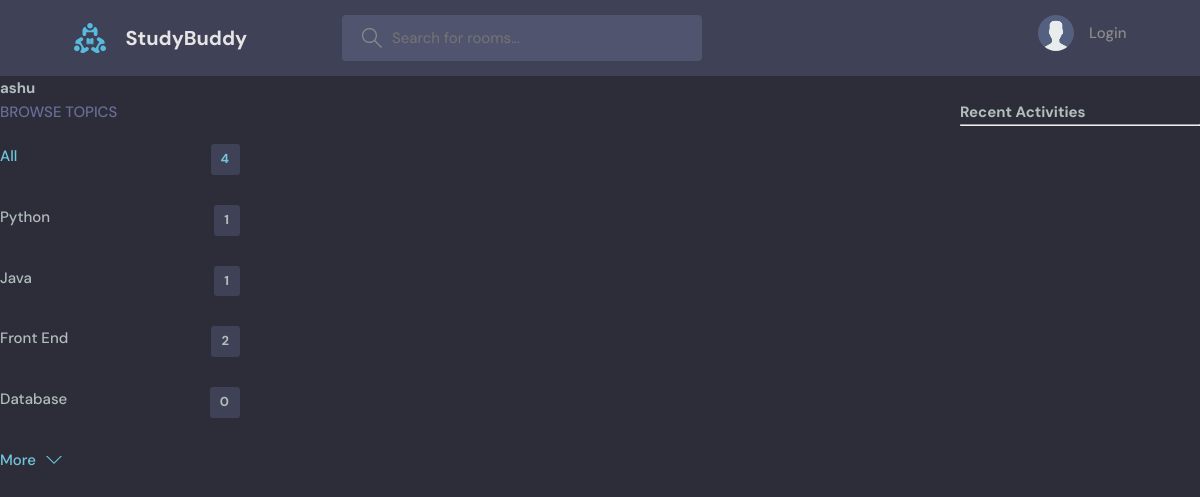
/profile/3/, run on an earlier commit of the app's database.
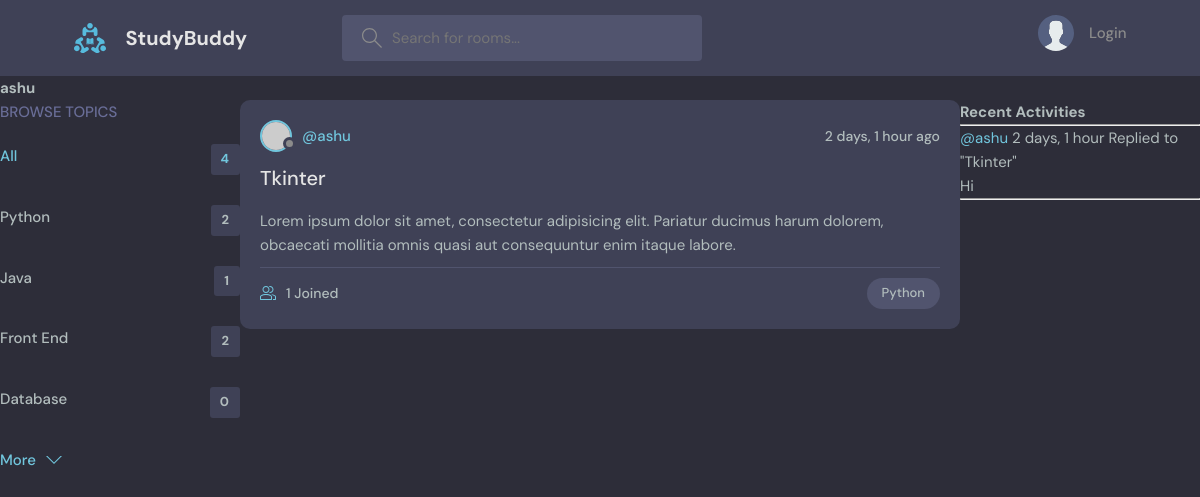
And on a later commit of the database.
### base/models.py (models this page shows, shortened)
class Topic(models.Model):
    name = models.CharField(max_length=200)

class Room(models.Model):
    host = models.ForeignKey(User, on_delete=models.SET_NULL, null=True)
    topic = models.ForeignKey(Topic,on_delete=models.SET_NULL, null=True)
    name = models.CharField(max_length=200)
    description = models.TextField(null=True, blank=True)
    participants = models.ManyToManyField(User, related_name='participants', blank=True)
    updated = models.DateTimeField(auto_now=True)
    created = models.DateTimeField(auto_now_add=True)
    class Meta:
        ordering = ['-updated', '-created']
    def __str__(self):
        return self.name

class Message(models.Model):
    user = models.ForeignKey(User, on_delete=models.CASCADE)
    room = models.ForeignKey(Room, on_delete=models.CASCADE)
    body = models.TextField()
    updated = models.DateTimeField(auto_now=True)
    created = models.DateTimeField(auto_now_add=True)
    class Meta:
        ordering = ['-updated', '-created']

### base/views.py (the view)
# urls.py: path('profile/<str:pk>/', views.user_profile, name='profile'),
def user_profile(request, pk):
    user = User.objects.get(id=pk)
    rooms = user.room_set.all()
    room_messages = user.message_set.all()
    topics = Topic.objects.all()
    context = {'user': user, 'rooms': rooms, 'room_messages': room_messages, 'topics': topics}
    return render(request, 'base/profile.html', context)

### base/templates/base/profile.html (shortened to what this page needs)
{% extends 'main.html' %}
{% block content %}
<h1>{{user.username}}</h1>
<div class='profile-container'>
    <div>
        {% include 'base/topics_component.html' %}
    </div>
    <div>
        {% include 'base/rooms_component.html' %}
    </div>
    <div>
        {% include 'base/activity_feed_component.html' %}
    </div>
</div>
{% endblock %}

### base/templates/base/topics_component.html (shortened to what this page needs)
<div class="topics">
    <div class="topics__header">
      <h2>Browse Topics</h2>
    </div>
    <ul class="topics__list">
      <li>
        <a href="{% url 'home' %}" class="active">All <span>{{topics.count}}</span></a>
      </li>
      {% for topic in topics %}
      <li>
        <a href="{% url 'home' %}?q={{topic.name}}">{{topic.name}} <span>{{topic.room_set.all.count}}</span> </a>
      </li>
      {% endfor %}
    </ul>
    <a class="btn btn--link" href="topics.html">
      More
      <svg version="1.1" xmlns="http://www.w3.org/2000/svg" width="32" height="32" viewBox="0 0 32 32">
        <title>chevron-down</title>
        <path d="M16 21l-13-13h-3l16 16 16-16h-3l-13 13z"></path>
      </svg>
    </a>
  </div>

### base/templates/base/rooms_component.html (shortened to what this page needs)
{% for room in rooms %}
<div class="roomListRoom">
    <div class="roomListRoom__header">
      <a href="{% url 'profile' room.host.id %}" class="roomListRoom__author">
        <div class="avatar avatar--small">
          <img src="https://randomuser.me/api/portraits/women/11.jpg" />
        </div>
        <span>@{{room.host.username}}</span>
      </a>
      <div class="roomListRoom__actions">
        <span>{{room.created|timesince}} ago</span>
      </div>
    </div>
    <div class="roomListRoom__content">
        <a href="{% url 'room' room.id %}">{{room.name}}</a>
      <p>
        Lorem ipsum dolor sit amet, consectetur adipisicing elit. Pariatur ducimus harum dolorem, obcaecati
        mollitia omnis quasi aut consequuntur enim itaque labore.
      </p>
    </div>
    <div class="roomListRoom__meta">
      <a href="{% url 'room' room.id %}" class="roomListRoom__joined">
        {{room.participants.all.count}} Joined
      </a>
      <p class="roomListRoom__topic">{{room.topic.name}}</p>
    </div>
</div>
{% endfor %}

### base/templates/base/activity_feed_component.html (shortened to what this page needs)
<h3>Recent Activities</h3>
<hr>
{% for message in room_messages %}
    <small><a href="{% url 'profile' message.user.id %}">@{{message.user}}</a>   {{message.created|timesince}}</small>
    <small>Replied to "{{message.room}}"</small>
    <p>{{message.body}}</p>
    <hr>
{% endfor %}

What changed in the data, as far as the page shows it:
computed for Topic "Python": room_set.all.count "1" → "2"
added Room: host.username "ashu", created "2 days, 1 hour", name "Tkinter", participants.all.count "1", topic.name "Python"
added Message: user "ashu", created "2 days, 1 hour", room "Tkinter", body "Hi"
